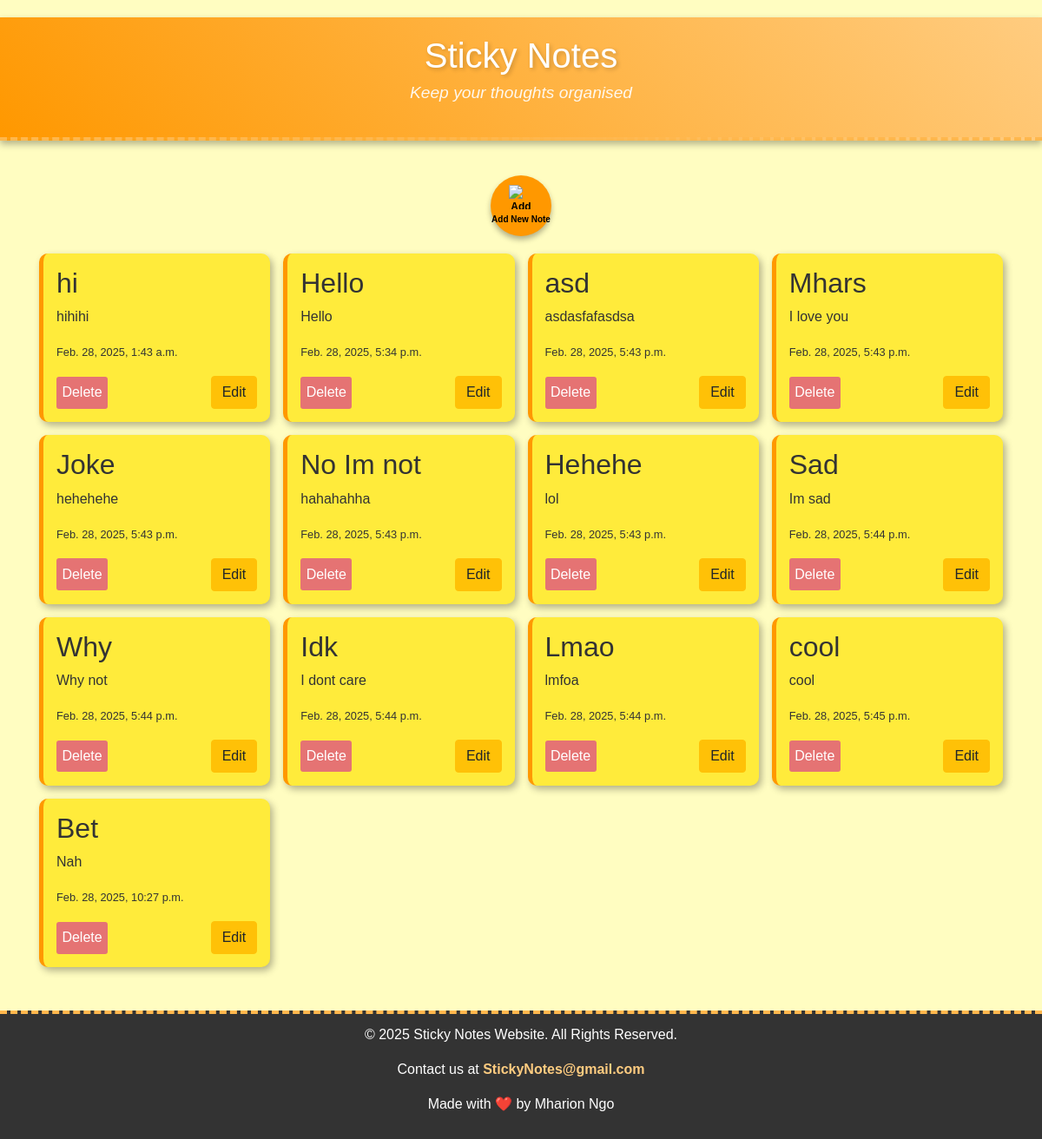
The page / on the database its author committed.
### notes/models.py (models this page shows, shortened)
class Note(models.Model):
    title = models.CharField(max_length=255)
    content = models.TextField()
    created_at = models.DateTimeField(auto_now_add=True)

### notes/views.py (the view)
# urls.py: path("", note_list, name="note_list"),
def note_list(request):
    notes = Note.objects.all()  # Retrieve all notes from the database
    return render(request, "notes/note_list.html", {"notes": notes})

### notes/templates/notes/note_list.html (shortened to what this page needs)
{% extends 'base.html' %}
{% load static %}
{% block content %}
<div class="add-note-container">
    <a href="{% url 'note_create' %}" class="add-note-btn">
        <img src="{% static 'admin/img/icon-addlink.svg' %}" alt="Add Note Icon" class="add-note-icon" />
        <span class="add-note-label">Add New Note</span>
    </a>
</div>
<div class="notes">
    {% for note in notes %}
        <div class="note">
            <div class="note-content">
                <h2>{{ note.title }}</h2>
                <p>{{ note.content }}</p>
                <p><small>{{ note.created_at }}</small></p>
            </div>
            <div class="note-footer">
                <form action="{% url 'note_delete' note.pk %}" method="post">
                    <button type="submit">Delete</button>
                </form>
                <a href="{% url 'note_update' note.pk %}" class="btn btn-warning">Edit</a>
            </div>
        </div>
    {% endfor %}
</div>
{% endblock %}

### notes/templates/base.html (shortened to what this page needs)
<!DOCTYPE html>
{% load static %}
<html lang="en">
<head>
    <link rel="stylesheet" href="{% static 'notes/styles.css' %}">
    <link  rel="stylesheet" href="https://cdn.jsdelivr.net/npm/bootstrap@4.4.1/dist/css/bootstrap.min.css">
</head>
<body class = "body">
    <header>
        <h1>Sticky Notes</h1>
        <p>Keep your thoughts organised</p>
    </header>
    <div class="container">
        {% block content %}
        {% endblock %}
    </div>
    <footer>
        <p>&copy; 2025 Sticky Notes Website. All Rights Reserved.</p>
        <p>Contact us at <a href="mailto:StickyNotes@gmail.com">StickyNotes@gmail.com</a></p>
        <p>Made with ❤️ by Mharion Ngo</p>
    </footer>
</body>
</html>

### notes/static/notes/styles.css (style rules this page uses)
.body { background-color: #fffdc1; font-family: 'Comic Sans MS', cursive, sans-serif; color: #333; padding-top: 20px; }
header { background: linear-gradient(45deg, #ff9800, #ffcc80); color: white; text-align: center; padding: 20px 0; box-shadow: 0 4px 8px rgba(0, 0, 0, 0.3); border-bottom: 4px dashed #ffb74d; }
header h1 { font-size: 2.5em; margin-bottom: 5px; text-shadow: 2px 2px 5px rgba(0, 0, 0, 0.2); }
header p { font-size: 1.2em; font-style: italic; opacity: 0.9; }
.container { max-width: 900px; margin: auto; padding: 20px; }
.notes { display: grid; grid-template-columns: repeat(auto-fit, minmax(220px, 1fr)); gap: 15px; }
.note { background: #ffeb3b; box-shadow: 3px 4px 8px rgba(0, 0, 0, 0.3); border-radius: 10px; padding: 15px; min-height: 180px; display: flex; flex-direction: column; justify-content: space-between; transition: transform 0.2s ease-in-out; border-left: 5px solid #ff9800; }
.note-footer { display: flex; justify-content: space-between; align-items: center; }
.btn-warning { background-color: #ff9800; border: none; font-weight: bold; }
.note button { background-color: #e57373; border: none; color: white; padding: 0.4em; border-radius: 3px; cursor: pointer; transition: background-color 0.3s; }
.add-note-container { display: flex; justify-content: center; align-items: center; margin: 20px 0; }
.add-note-btn { display: flex; flex-direction: column; align-items: center; justify-content: center; width: 70px; height: 70px; border-radius: 50%; background-color: #ff9800; color: black; text-decoration: none; transition: background-color 0.3s, transform 0.2s; box-shadow: 0 4px 6px rgba(0, 0, 0, 0.3); font-size: 12px; font-weight: bold; text-align: center; padding: 8px 0; }
.add-note-icon { width: 28px; height: 28px; margin-bottom: 4px; }
.add-note-label { font-size: 10px; color: black; }
footer { background: #333; color: white; text-align: center; padding: 12px 0; margin-top: 30px; border-top: 4px dashed #ffb74d; }
footer a { color: #ffcc80; text-decoration: none; font-weight: bold; }

### rows shown on the page
Note: title "hi", content "hihihi", created_at "Feb. 28, 2025, 1:43 a.m."
Note: title "Hello", content "Hello", created_at "Feb. 28, 2025, 5:34 p.m."
Note: title "asd", content "asdasfafasdsa", created_at "Feb. 28, 2025, 5:43 p.m."
Note: title "Mhars", content "I love you", created_at "Feb. 28, 2025, 5:43 p.m."
Note: title "Joke", content "hehehehe", created_at "Feb. 28, 2025, 5:43 p.m."
Note: title "No Im not", content "hahahahha", created_at "Feb. 28, 2025, 5:43 p.m."
Note: title "Hehehe", content "lol", created_at "Feb. 28, 2025, 5:43 p.m."
Note: title "Sad", content "Im sad", created_at "Feb. 28, 2025, 5:44 p.m."
Note: title "Why", content "Why not", created_at "Feb. 28, 2025, 5:44 p.m."
Note: title "Idk", content "I dont care", created_at "Feb. 28, 2025, 5:44 p.m."
Note: title "Lmao", content "lmfoa", created_at "Feb. 28, 2025, 5:44 p.m."
Note: title "cool", content "cool", created_at "Feb. 28, 2025, 5:45 p.m."
Note: title "Bet", content "Nah", created_at "Feb. 28, 2025, 10:27 p.m."
